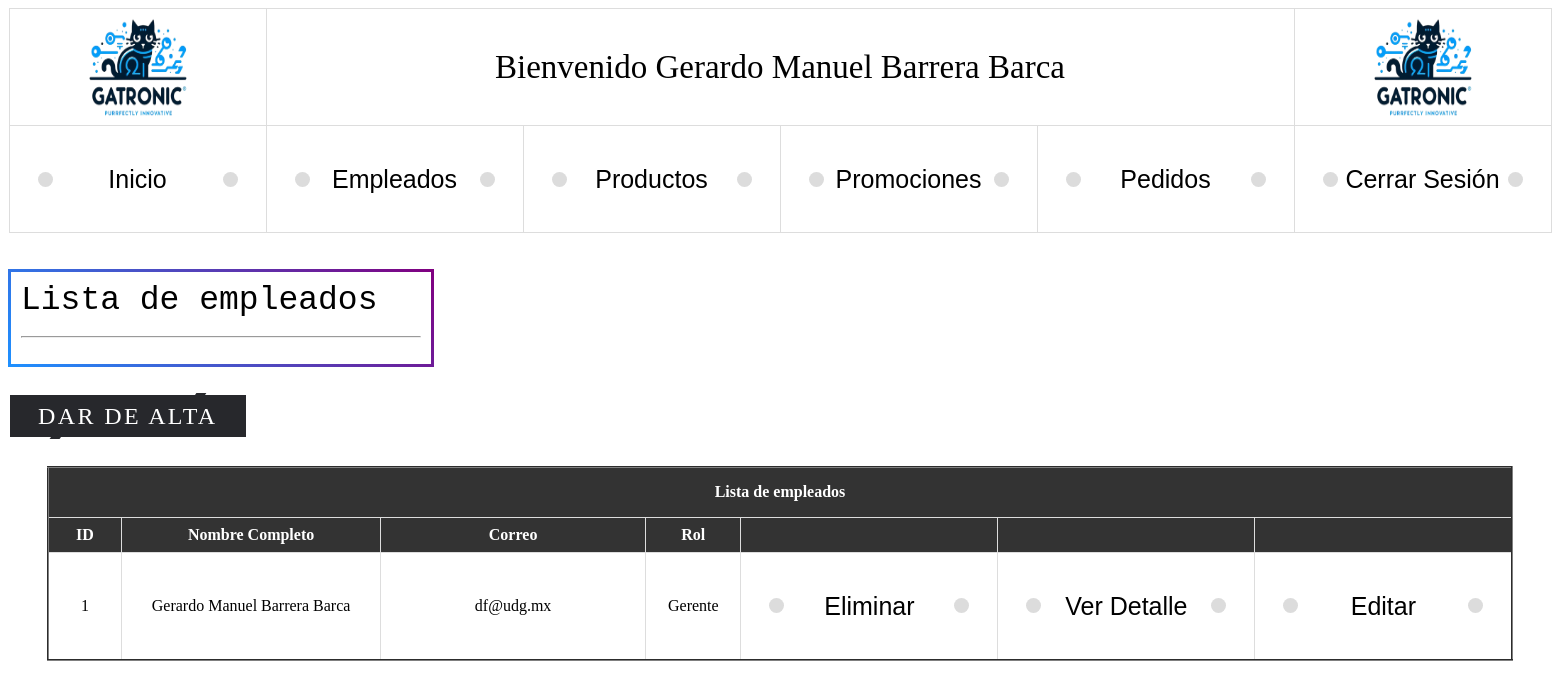
Before: /Admin/Empleados/empleados_lista.php (signed in) with the older database file.
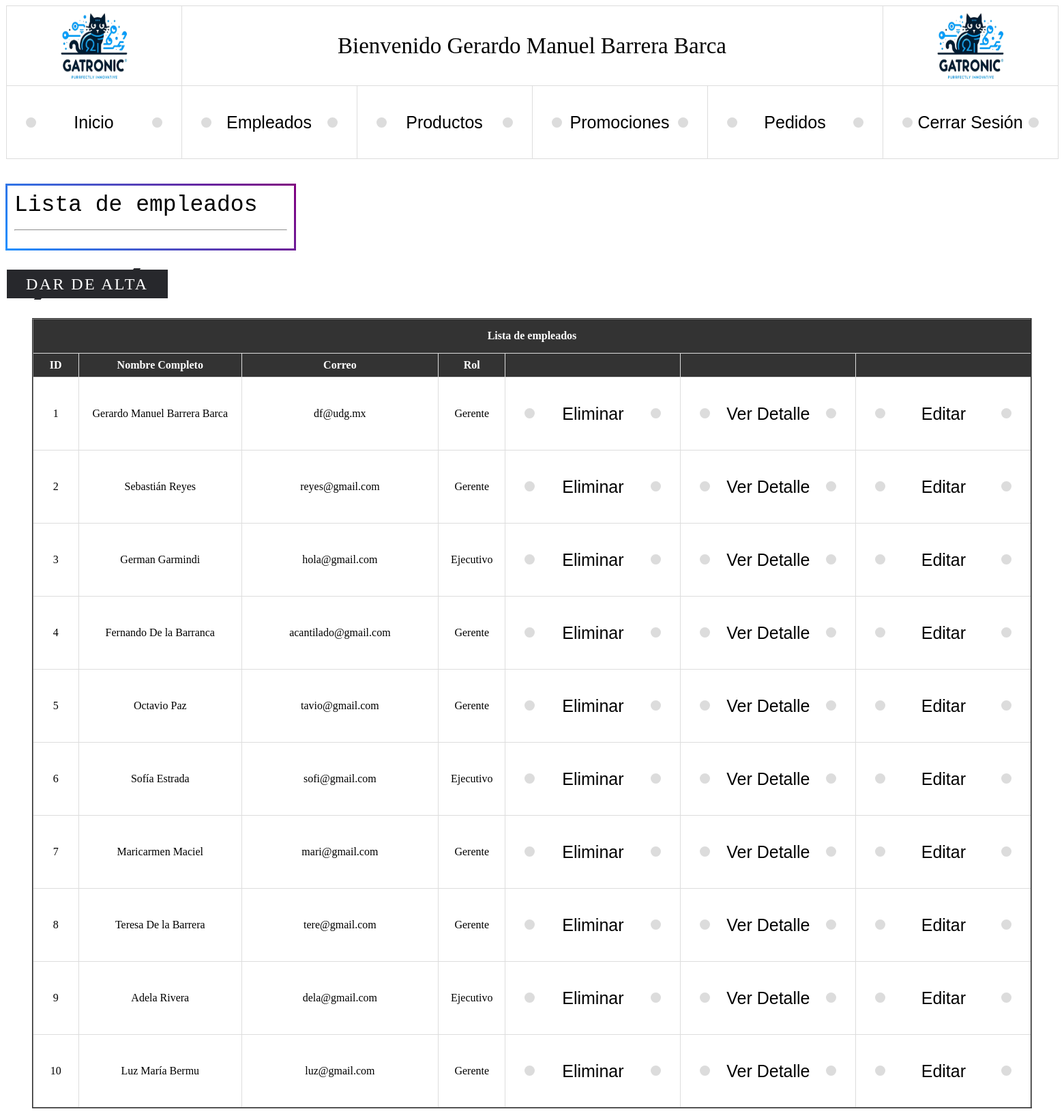
After: the same page with the newer database file.
### tables this page shows
CREATE TABLE `empleados` (
  `id` int(11) NOT NULL,
  `nombre` varchar(128) NOT NULL,
  `apellidos` varchar(128) NOT NULL,
  `correo` varchar(128) NOT NULL,
  `pass` varchar(32) NOT NULL,
  `rol` int(1) NOT NULL,
  `archivo_n` varchar(255) NOT NULL,
  `archivo` varchar(128) NOT NULL,
  `status` int(1) NOT NULL DEFAULT 1,
  `eliminado` int(1) NOT NULL DEFAULT 0
);

### Admin/Empleados/empleados_lista.php (the view, shortened to what this page needs)
<?php
    $nombre_s = $_SESSION['nombreUser'];
?>
<html>
<head>
    <link rel="stylesheet" type="text/css" href="../Admin_Estilos/estilo2.css">
</head>
<body>
<table  align="center" valign="middle">
            <tr>
                <td scope="col"><img src="../Admin_archivos/logo.png"  width="100" height="100"></td>
                <td colspan="4"style="font-size: 33px;">Bienvenido <?php echo $nombre_s; ?></td>
                <td scope="col"><img src="../Admin_archivos/logo.png"  width="100" height="100"></td>
            </tr>
            <tr>
                <td scope="col"><ul><li class="inicio">Inicio</li></ul></td>
                <td scope="col"><ul><li class="empleados">Empleados</li></ul></td>
                <td scope="col"><ul><li class="productos">Productos</li></ul></td>
                <td scope="col"><ul><li class="promociones">Promociones</li></ul></td>
                <td scope="col"><ul><li class="pedidos">Pedidos</li></ul></td>
                <td scope="col"><ul><li class="cerrar">Cerrar sesión</li></ul></td>
            </tr>
        </table><br><br>
<div class="escritura">Lista de empleados<br><hr></div><br>
<br><div>
    <a href="#" style="--clr:#1e9bff">
        <span id="nuevo">Dar de alta</span><l></l>
    </a>
</div><br>
<br><table border=2 align="center" valign="middle" id="tabla-empleados">
    <tr>
        <th colspan="7" align="center" valign="middle" height="50">Lista de empleados</th>
    </tr>
    <tr>
        <th scope="col">ID</th>
        <th scope="col">Nombre Completo</th>
        <th scope="col">Correo</th>
        <th scope="col">Rol</th>
        <th scope="col"></th>
        <th scope="col"></th>
        <th scope="col"></th>
    </tr>
<?php
$con = conecta();
$sql = "SELECT * FROM empleados WHERE status = 1 AND eliminado = 0";
$res = $con->query($sql);
$roles = array( 1=> "Gerente", 2=> "Ejecutivo");
while($row = $res->fetch_array()){
    $id        = $row["id"];
    $nombre    = $row["nombre"];
    $apellidos = $row["apellidos"];
    $correo    = $row["correo"];
    $rolNum       = $row["rol"];
    $rol = $roles[$rolNum];
?>
    <tr class="fila">
        <td height="10%" width="10%" align="center" valign="middle"><?php echo $id; ?></td>
        <td height="40%" width="40%" align="center" valign="middle"><?php echo $nombre . " " . $apellidos; ?></td>
        <td height="40%" width="40%" align="center" valign="middle"><?php echo $correo; ?></td>
        <td height="50%" width="50%" align="center" valign="middle"><?php echo $rol; ?></td>
        <td align="center" valign="middle">
            <ul><li class="elimina" id="eliminar" data-id="<?php echo $id; ?>">Eliminar</li></ul>
        </td>
        <td><ul><li class="elimina detalle" data-id="<?php echo $id; ?>">Ver Detalle</li></ul></td>
        <td><ul><li class="elimina editar" data-id="<?php echo $id; ?>">Editar</li></ul></td>
    </tr>
<?php
    }
?>
</table>
</body>
</html>

### Admin/Admin_Estilos/estilo2.css (style rules this page uses)
table { width: 95%; border-collapse: collapse; margin: 20px; margin: 0 auto; }
th, td { border: 1px solid #ddd; padding: 8px; text-align: center; }
th { background-color: #333; color: white; }
ul { padding: 0; list-style-type: none; }
li { cursor: pointer; font-size: 25px; width: 8em; height: 2em; text-align: center; line-height: 2em; font-family: sans-serif; text-transform: capitalize; position: relative; transition: 0.5s; margin: 0.8em; }
li::before, li::after { content: ''; position: absolute; width: 0.6em; height: 0.6em; background-color: gainsboro; border-radius: 50%; transition: 0.5s cubic-bezier(0.5, -0.5, 0.25, 1.5); top: calc(50% - 0.6em / 2); }
li::before { left: 0; z-index: -1; }
li::after { right: 0; z-index: -2; }
a { position: relative; background: #fff; color: #fff; text-decoration: none; text-transform: uppercase; font-size: 1.5em; letter-spacing: 0.1em; font-weight: 400; padding: 10px 30px; transition: 0.5s; }
a::before { content: ''; position: absolute; inset: 2px; background: #27282c; }
a span { position: relative; z-index: 1; }
a l { position: absolute; inset: 0; display: block; }
a l::before { content: ''; position: absolute; top: 0; left: 80%; width: 10px; height: 4px; background: #27282c; transform: translate(-50%) skewX(325deg); transition: 0.5s; }
a l::after { content: ''; position: absolute; bottom: 0; left: 20%; width: 10px; height: 4px; background: #27282c; transform: translate(-50%) skewX(325deg); transition: 0.5s; }
.escritura { width: 400px; background-color: white; color: black; padding: 10px; font-family: monospace; font-size: 33px; border: 3px solid transparent; border-image: linear-gradient(45deg, dodgerblue, purple) 1; border-image-slice: 1; }

Changed rows visible on the page:
added empleados: id "2", nombre "Sebastián", apellidos "Reyes", correo "reyes@gmail.com", rol "Gerente"
added empleados: id "3", nombre "German", apellidos "Garmindi", correo "hola@gmail.com", rol "Ejecutivo"
added empleados: id "4", nombre "Fernando", apellidos "De la Barranca", correo "acantilado@gmail.com", rol "Gerente"
added empleados: id "5", nombre "Octavio", apellidos "Paz", correo "tavio@gmail.com", rol "Gerente"
added empleados: id "6", nombre "Sofía", apellidos "Estrada", correo "sofi@gmail.com", rol "Ejecutivo"
added empleados: id "7", nombre "Maricarmen", apellidos "Maciel", correo "mari@gmail.com", rol "Gerente"
added empleados: id "8", nombre "Teresa", apellidos "De la Barrera", correo "tere@gmail.com", rol "Gerente"
added empleados: id "9", nombre "Adela", apellidos "Rivera", correo "dela@gmail.com", rol "Ejecutivo"
added empleados: id "10", nombre "Luz María", apellidos "Bermu", correo "luz@gmail.com", rol "Gerente"
